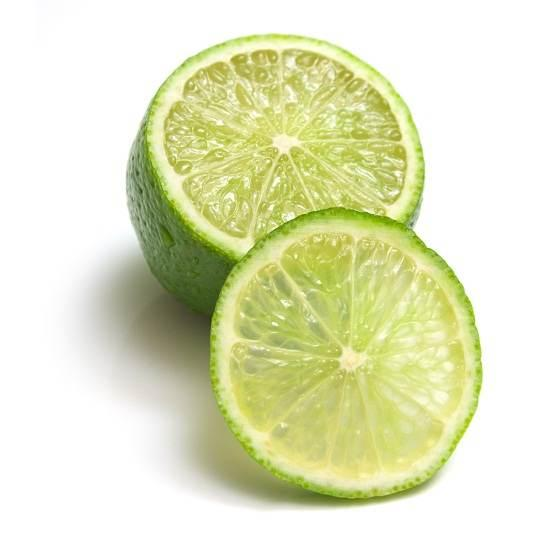
#> input picture images/limon.png, 550 x 550 px
$ python 'Image Histograms.py'
#> lines starting #> are read from the running program, lines starting #| are printed output that depends on the picture
import cv2
from matplotlib import pyplot as plt


img = cv2.imread('images/limon.png')
#> img is the input picture: shape (550, 550, 3); mean B, G, R 194.4, 229.8, 226.4

gray_img = cv2.cvtColor(img, cv2.COLOR_BGR2GRAY)
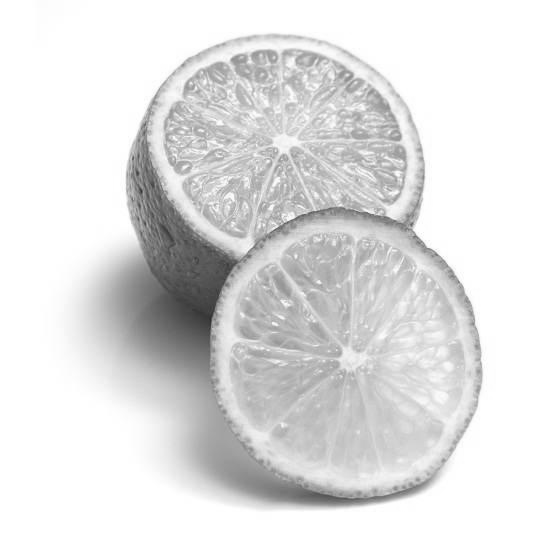
#> gray_img: shape (550, 550); min 47, max 255, mean 224.7

gray_hist = cv2.calcHist([gray_img], [0], None, [256], [0, 256])
#> gray_hist = 256 values, max 139841 at index 255, min 0 at index 0, mean 1181.6

colors = ('b', 'g', 'r')
plt.figure()
plt.title("Color Histogram")
plt.xlabel("Bins (Intensity)")
plt.ylabel("# of Pixels")

for i, col in enumerate(colors):
    color_hist = cv2.calcHist([img], [i], None, [256], [0, 256])
    plt.plot(color_hist, color=col)
    plt.xlim([0, 256])


plt.figure()
plt.title("Grayscale Histogram")
plt.xlabel("Bins (Intensity)")
plt.ylabel("# of Pixels")
plt.plot(gray_hist)
plt.xlim([0, 256])


plt.show()
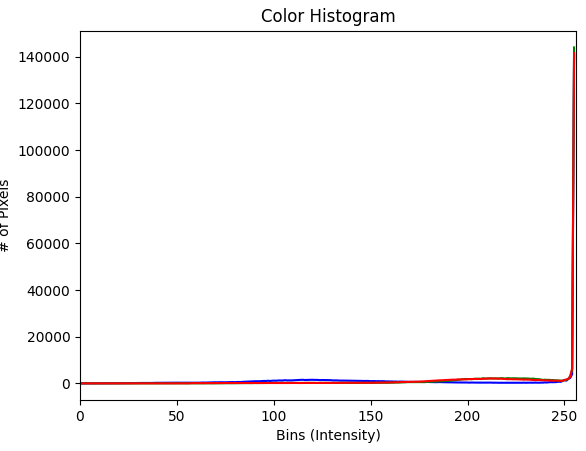
#> figure drawn by matplotlib, 1 panel; curve peaks at x = 255, y = 140536; curve peaks at x = 255, y = 143976; curve peaks at x = 255, y = 141595
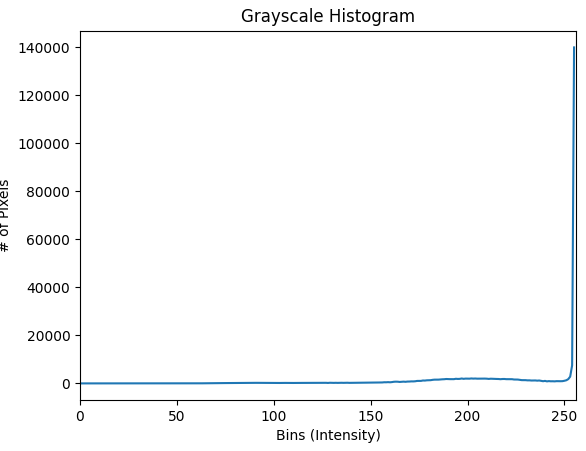
#> figure drawn by matplotlib, 1 panel; curve peaks at x = 255, y = 139841

cv2.imshow("Original Image", img)
cv2.imshow("Grayscale Image", gray_img)
cv2.waitKey(0)
cv2.destroyAllWindows()
